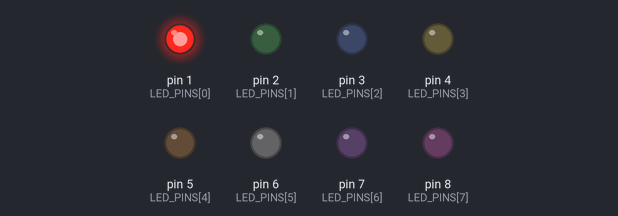
A sketch run on a simulated Arduino Uno, built with avr-gcc and run on an emulated ATmega328P. Shown: output pins drawn as LEDs (lit = HIGH).

Above: at 0.1 s.
At 0.9 s:
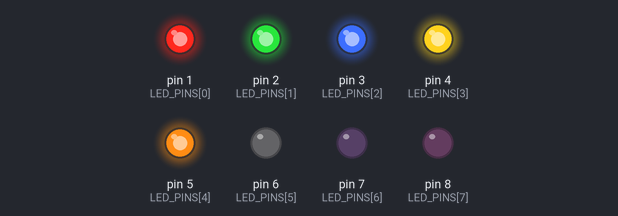
At 1.7 s:
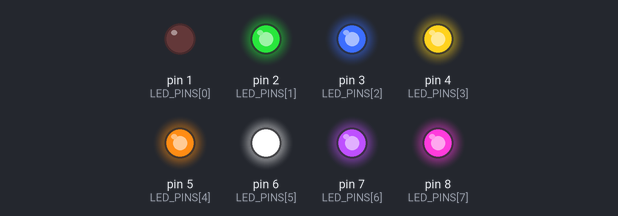
At 3.5 s:
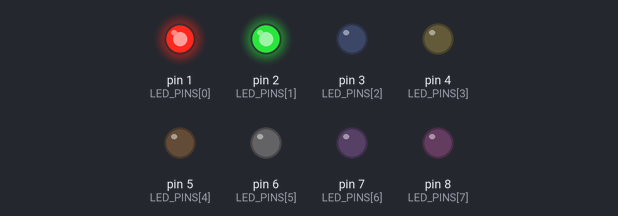
At 5.3 s:
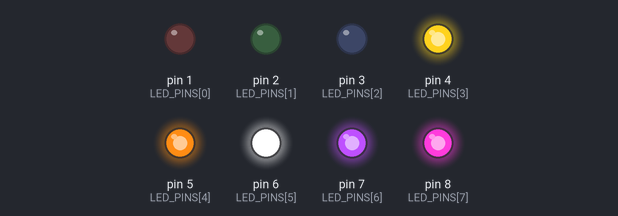
At 7.1 s:
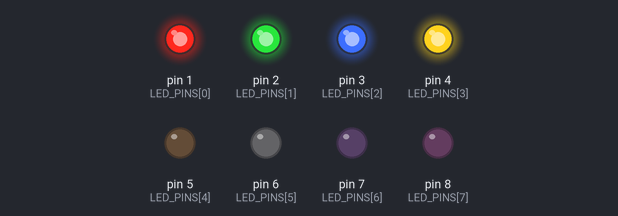
Timing chart, 0 to 7.4 s (numbered marks = the images above):
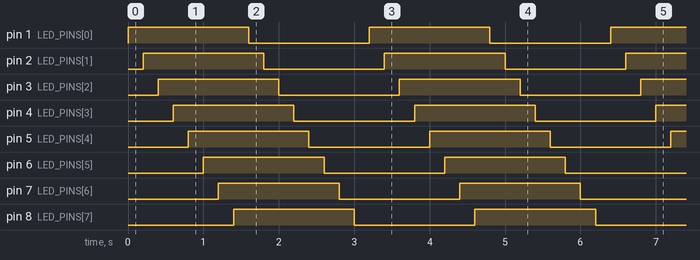

The sketch:

sketch.ino
```cpp
int LED_PINS[8] = {1,2,3,4,5,6,7,8};
void setup() {
  // put your setup code here, to run once:
  pinMode(1,OUTPUT);
  pinMode(2,OUTPUT);
  pinMode(3,OUTPUT);
  pinMode(4,OUTPUT);
  pinMode(5,OUTPUT);
  pinMode(6,OUTPUT);
  pinMode(7,OUTPUT);
  pinMode(8,OUTPUT);
}

void loop() {
  // put your main code here, to run repeatedly:
  for (int i = 0; i < 8; i++){
    digitalWrite(LED_PINS[i], HIGH);
    delay(200);
  }
  for (int i = 0; i < 8; i++){
    digitalWrite(LED_PINS[i], LOW);
    delay(200);
  }
}
```

Measured:
- by itself, pin 1 (LED_PINS[0]), pin 2 (LED_PINS[1]), pin 3 (LED_PINS[2]), pin 4 (LED_PINS[3]), pin 5 (LED_PINS[4]), pin 6 (LED_PINS[5]), pin 7 (LED_PINS[6]), pin 8 (LED_PINS[7]): alternates HIGH for 1.6 s and LOW for 1.6 s
- by itself, everything shown: repeats every 3.2 s, in 16 steps
